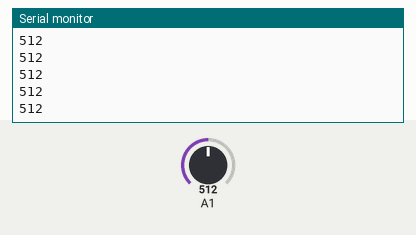
Simulated run of this sketch. Board: Arduino Uno, built with avr-gcc and run on an emulated ATmega328P. Shown: the last lines printed to the serial monitor. The test bench sets the inputs (shaded band); at power-on: A1 = 512.

Above: at 1.2 s.
1.3 s: A1 set to 716
At 2.3 s:
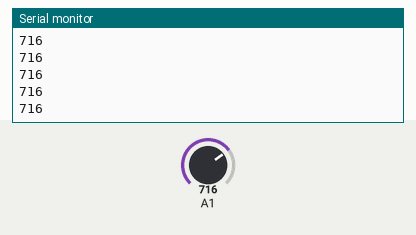
2.8 s: A1 set to 900
At 3.7 s:
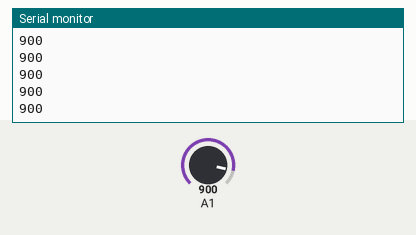
Timing chart, 0 to 5.8 s (numbered marks = the images above; inputs shaded):
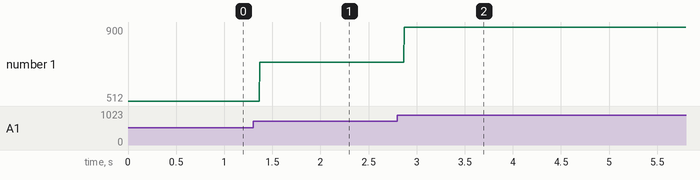

The sketch:

026.ino
```cpp
void setup()
{
  Serial.begin(9600);

}

void loop()
{
int Temp = analogRead(A1);
Serial.println(Temp);


}
```

Measured:
- after the input at 1.3 s, the serial monitor: prints a new line after 0.07 s (image 1)
- after the input at 2.8 s, the serial monitor: prints a new line after 0.07 s (image 2)
- plotted number 1: 512 → 716 after the input at 1.3 s, 716 → 900 after the input at 2.8 s
